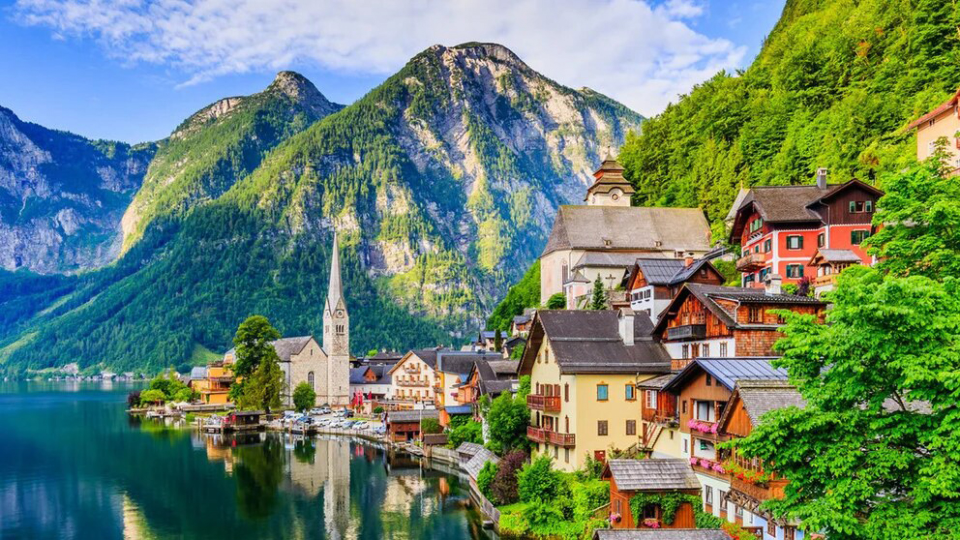
#> input picture simulation/imagenP.jpg, 1920 x 1080 px (shown at 1/2 size)
$ jupyter execute Prd.ipynb   (text cells are left out)
#> lines starting #> are read from the running program, lines starting #| are printed output that depends on the picture; after the words box and inside, x2 and y2 are one past the last pixel; in counts of white or black regions, pixels touching at a corner belong together; pictures that were not available may be replaced by others from this repository, and a replacement may not be noted
[cell 1]
import cv2
import matplotlib.pyplot as plt

img_bgr = cv2.imread('imagenP.jpg')
#> img_bgr is the input picture: shape (1080, 1920, 3); mean B, G, R 110.3, 130.4, 106.3

img_rgb = cv2.cvtColor(img_bgr, cv2.COLOR_BGR2RGB)
recorte_bgr = img_bgr[400:730, 600:800]
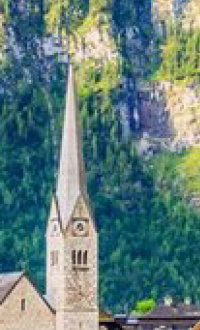
#> recorte_bgr: shape (330, 200, 3); mean B, G, R 122.7, 125.4, 96.7
recorte_rgb = cv2.cvtColor(recorte_bgr, cv2.COLOR_RGB2BGR)
cv2.imwrite('ImagenRecortada.jpg', recorte_bgr)

fig, axs = plt.subplots(1, 2, figsize =(19, 9))
axs[0].imshow(img_rgb)
axs[0].set_title('imagen original')
axs[0].axis('on')

axs[1].imshow(recorte_rgb)
axs[1].set_title('imagen recortada')
axs[1].axis('on')

plt.tight_layout()
plt.show()

[cell 2]
import cv2
import numpy as np
import matplotlib.pyplot as plt
gradiente = np.tile(np.arange(256, dtype=np.uint8).reshape(256, 1), (1, 256))

degradado_bgr = cv2.applyColorMap(gradiente, cv2.COLORMAP_VIRIDIS)
degradado_rgb = cv2.cvtColor(degradado_bgr, cv2.COLOR_BGR2RGB)
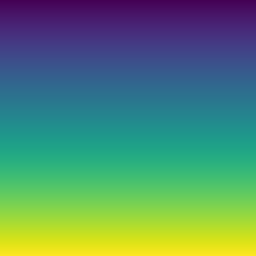
#> degradado_rgb: shape (256, 256, 3); mean R, G, B 83.4, 137.2, 109.8

cv2.imwrite('degradado_lineal.png', degradado_bgr)

plt.imshow(degradado_rgb)
plt.title('Degradado Lineal')
plt.axis('on')
plt.show()

[cell 3]
import numpy as np
import matplotlib.pyplot as plt
import cv2

tam = 100
filas = 8
cols = 8

tablero = np.zeros((filas * tam, cols * tam), dtype=np.uint8)

for f in range(filas):
    for c in range(cols):
        y = f * tam
        x = c * tam
        if (f + c) % 2 == 0:
            tablero[y:y+tam, x:x+tam] = 255
        else:
            tablero[y:y+tam, x:x+tam] = 0

cv2.imwrite('tablero_ajedrez.png', tablero)
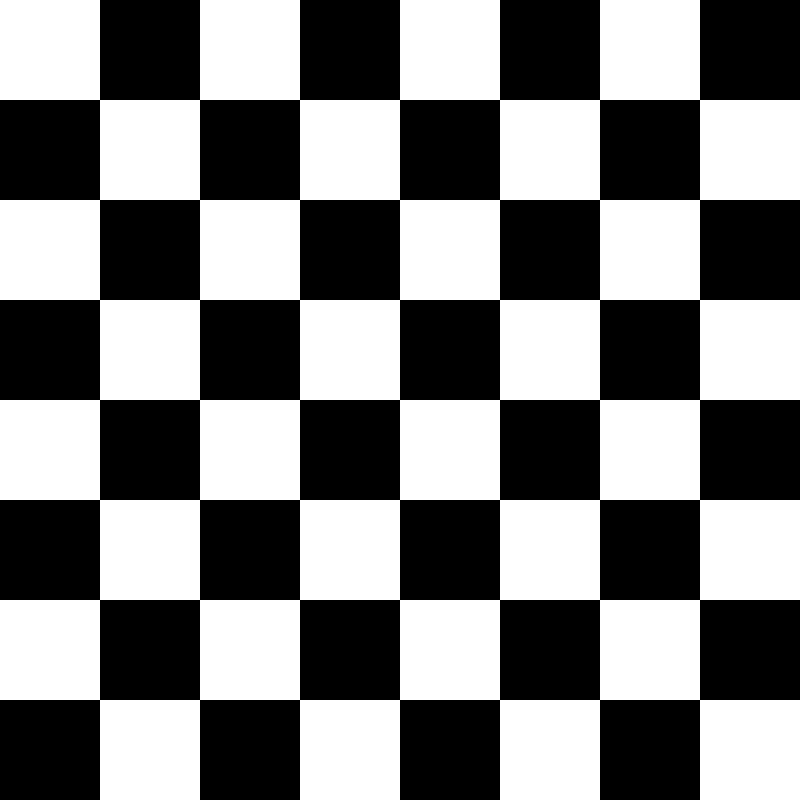
#> saved as tablero_ajedrez.png: shape (800, 800); 50% white; 1 white region, box (x1, y1, x2, y2) and area: (0, 0, 800, 800) 320000

plt.imshow(tablero, cmap='gray')
plt.title('Tablero de Ajedrez')
plt.show()

[cell 4]
import cv2
import numpy as np
import matplotlib.pyplot as plt

imagen = cv2.imread('degradado_lineal.png')
img_gray = cv2.cvtColor(imagen, cv2.COLOR_BGR2GRAY)

def posterizar(imagen, niveles):
#> called with niveles = 3
    factor_escala = 255 / niveles
    img_pos = np.round(imagen / factor_escala) * factor_escala
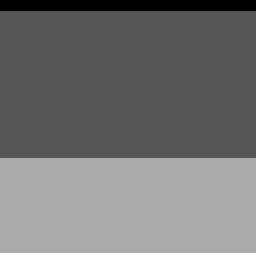
#> img_pos: shape (256, 256) float64; min 0, max 255, mean 114.9
    return img_pos.astype(np.uint8)

def solarizar(imagen, umbral):
#> called with umbral = 127
    img_sol = np.where(imagen < umbral, imagen, 255 - imagen)
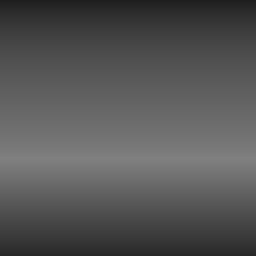
#> img_sol: shape (256, 256); min 30, max 128, mean 85.1
    return img_sol.astype(np.uint8)

img_posterizada = posterizar(img_gray, 3)
img_solarizada  = solarizar(img_gray, 127)

cv2.imwrite('degradado_posterizado.png', img_posterizada)
cv2.imwrite('degradado_solarizado.png',  img_solarizada)

plt.figure(figsize=(15, 5))

plt.subplot(1, 3, 1)
plt.title('Imagen Original')
plt.imshow(cv2.cvtColor(imagen, cv2.COLOR_BGR2RGB))

plt.subplot(1, 3, 2)
plt.title('Imagen Posterizada')
plt.imshow(img_posterizada, cmap='gray')

plt.subplot(1, 3, 3)
plt.title('Imagen Solarizada')
plt.imshow(img_solarizada, cmap='gray')

plt.tight_layout()
plt.savefig('poster_solarizado.png')
plt.show()

paletas = {
    'AUTUMN':  cv2.COLORMAP_AUTUMN,
    'BONE':    cv2.COLORMAP_BONE,
    'JET':     cv2.COLORMAP_JET,
    'WINTER':  cv2.COLORMAP_WINTER,
    'RAINBOW': cv2.COLORMAP_RAINBOW,
    'OCEAN':   cv2.COLORMAP_OCEAN,
    'SUMMER':  cv2.COLORMAP_SUMMER,
    'SPRING':  cv2.COLORMAP_SPRING,
    'COOL':    cv2.COLORMAP_COOL,
    'HSV':     cv2.COLORMAP_HSV,
    'HOT':     cv2.COLORMAP_HOT,
    'VIRIDIS': cv2.COLORMAP_VIRIDIS,
    'PLASMA':  cv2.COLORMAP_PLASMA,
    'INFERNO': cv2.COLORMAP_INFERNO,
    'MAGMA':   cv2.COLORMAP_MAGMA,
}

for nombre, colormap in paletas.items():
    resultado = cv2.applyColorMap(img_gray, colormap)
    cv2.imwrite(f'falso_color_{nombre}.png', resultado)  # solo guarda
#> this loop made 15 passes
#> pass 1, `resultado = cv2.applyColorMap(img_gray, colormap)`:
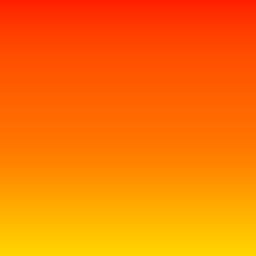
#> resultado: shape (256, 256, 3); mean B, G, R 0, 118, 255

[cell 5]
import cv2
import numpy as np
import matplotlib.pyplot as plt

imagen = cv2.imread('imagen1.jpg')
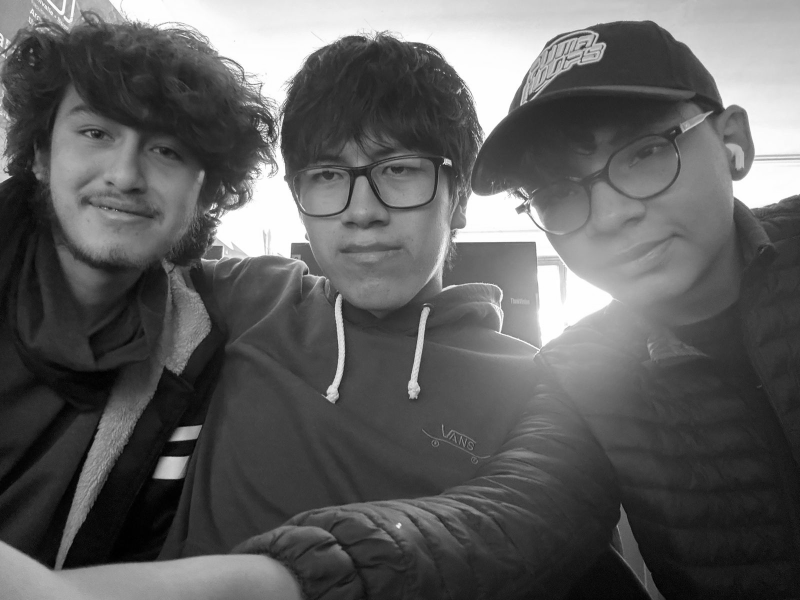
#> input picture Laboratorio/imagen1.jpeg, 1600 x 1200 px, given in place of imagen1.jpg, which was not available (shown at 1/2 size)
#> imagen is the input picture: shape (1200, 1600, 3); min 0, max 255, mean 95
img_gray = cv2.cvtColor(imagen, cv2.COLOR_BGR2GRAY)
#> img_gray: shape (1200, 1600)

alto, ancho = img_gray.shape
#> alto = 1200; ancho = 1600
degradado = np.linspace(1, 0, alto).reshape(alto, 1)
img_degradada = (img_gray * degradado).astype(np.uint8)
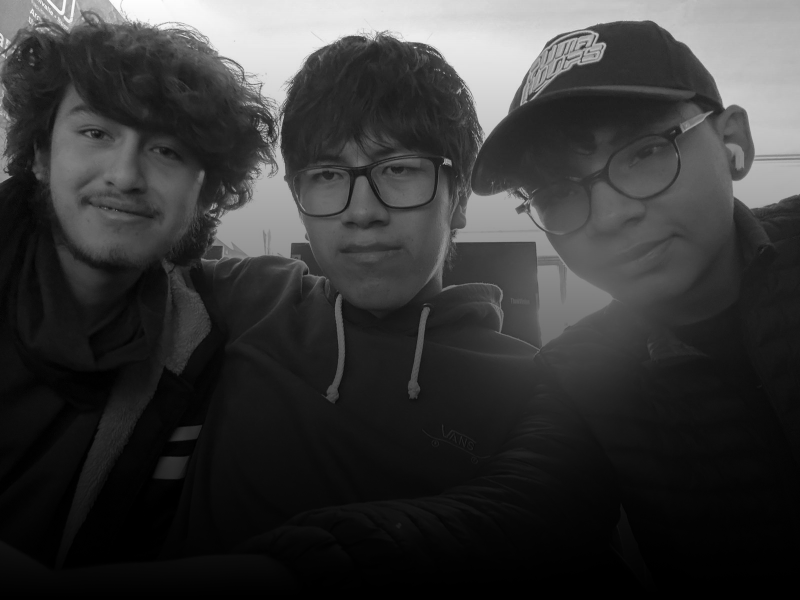
#> img_degradada: shape (1200, 1600) (shown at 1/2 size); min 0, max 255, mean 56

cv2.imwrite('imagen1_degradado.png', img_degradada)

fig, axs = plt.subplots(1, 2, figsize=(14, 6))
axs[0].imshow(img_gray,      cmap='gray'); axs[0].set_title('Imagen Original')
axs[1].imshow(img_degradada, cmap='gray'); axs[1].set_title('Imagen con Degradado Lineal')
plt.tight_layout()
plt.savefig('ejercicio5_resultado.png')
plt.show()

[cell 6]
import numpy as np
import matplotlib.pyplot as plt
import cv2

TAM = 60

A  = [15,  15,  25]
S  = [30,  30,  50]
C  = [80, 120, 200]
G  = [40,  80,  40]
P  = [255, 220, 177]
N  = [20,  20,  20]
R  = [200,  80,  80]
Ca = [70,  45,  20]
Cb = [100, 65,  30]
Bl = [220, 220, 240]
Pe = [180, 120,  60]
Po = [140,  80,  30]
Pc = [255, 200, 150]
Ln = [180, 160, 130]

mapa = [
    [C,  C,  C,  C,  C,  C,  C,  C,  C,  C,  C,  C,  C,  C,  C,  C,  C,  C,  C,  C],
    [C,  C,  C,  C,  C,  C,  C,  C,  C,  C,  C,  C,  C,  C,  C,  C,  C,  C,  C,  C],
    [C,  C,  C,  Ca, Ca, Ca, C,  C,  C,  C,  C,  C,  C,  C,  C,  C,  C,  C,  C,  C],
    [C,  C,  Ca, P,  P,  P,  Ca, C,  C,  C,  C,  C,  C,  C,  C,  C,  C,  C,  C,  C],
    [C,  C,  P,  N,  P,  N,  P,  C,  C,  C,  C,  C,  C,  C,  C,  C,  C,  C,  C,  C],
    [C,  C,  P,  P,  N,  P,  P,  C,  C,  C,  C,  C,  C,  C,  C,  C,  C,  C,  C,  C],
    [C,  C,  P,  R,  R,  R,  P,  C,  C,  C,  C,  C,  C,  C,  C,  C,  C,  C,  C,  C],
    [C,  C,  Bl, Bl, Bl, Bl, Bl, C,  C,  C,  C,  C,  C,  C,  C,  C,  C,  C,  C,  C],
    [C,  Cb, Cb, Bl, Bl, Bl, Cb, Cb, C,  C,  C,  Ln, C,  C,  Pe, Pe, Po, C,  C,  C],
    [C,  Cb, Bl, Bl, Bl, Bl, Bl, Cb, C,  C,  C,  Ln, C,  Po, Pe, Pe, Pe, Po, C,  C],
    [C,  Cb, Bl, Bl, Bl, Bl, Bl, Cb, C,  C,  C,  Ln, C,  Pe, N,  Pc, N,  Pe, C,  C],
    [G,  Cb, Cb, Cb, Cb, Cb, Cb, Cb, C,  C,  C,  Ln, C,  Pe, Pc, Pc, Pc, Pe, C,  C],
    [G,  G,  Cb, Cb, Cb, Cb, Cb, G,  G,  G,  G,  G,  G,  Pe, Pe, Pe, Pe, G,  G,  G],
    [G,  G,  G,  Cb, Cb, Cb, G,  G,  G,  G,  G,  G,  Pe, Pe, Pe, Pe, Pe, G,  G,  G],
    [S,  S,  S,  S,  S,  S,  S,  S,  S,  S,  S,  S,  S,  S,  S,  S,  S,  S,  S,  S],
    [G,  G,  G,  G,  G,  G,  G,  G,  G,  G,  G,  G,  G,  G,  G,  G,  G,  G,  G,  G],
]

filas, cols = len(mapa), len(mapa[0])
imagen = np.zeros((filas * TAM, cols * TAM, 3), dtype=np.uint8)

for f in range(filas):
    for c in range(cols):
        imagen[f*TAM:(f+1)*TAM, c*TAM:(c+1)*TAM] = mapa[f][c]

imagen_suave = cv2.GaussianBlur(imagen, (3, 3), 0)
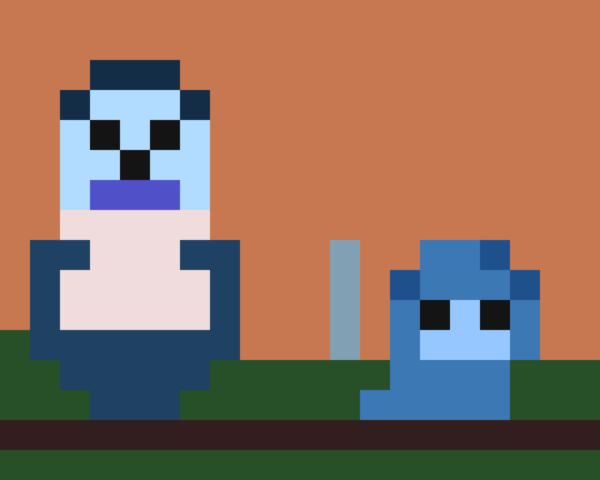
#> imagen_suave: shape (960, 1200, 3) (shown at 1/2 size); mean of channels 0, 1, 2 96.9, 112.3, 140.1; drawn as B, G, R
#> imagen: shape (960, 1200, 3)

img_bgr  = cv2.cvtColor(imagen_suave, cv2.COLOR_RGB2BGR)
#> img_bgr: shape (960, 1200, 3)
img_gray = cv2.cvtColor(img_bgr, cv2.COLOR_BGR2GRAY)
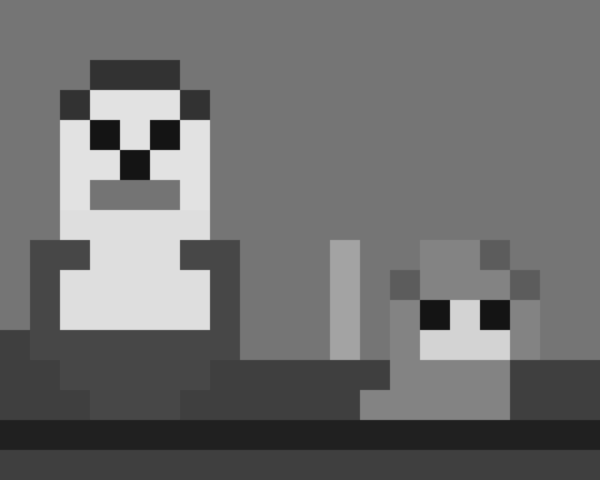
#> img_gray: shape (960, 1200) (shown at 1/2 size); min 20, max 226, mean 110.7

cv2.imwrite('hombre_perro.png', img_bgr)

combinaciones = {
    'BayerBG → BGR': cv2.COLOR_BayerBG2BGR,
    'BayerGB → BGR': cv2.COLOR_BayerGB2BGR,
    'BayerRG → BGR': cv2.COLOR_BayerRG2BGR,
    'BayerGR → BGR': cv2.COLOR_BayerGR2BGR,
}
#> combinaciones = {'BayerBG → BGR': 46, 'BayerGB → BGR': 47, 'BayerRG → BGR': 48, 'BayerGR → BGR': 49}

fig, axs = plt.subplots(1, 5, figsize=(28, 7))
fig.patch.set_facecolor('#0d0d1a')

axs[0].imshow(imagen_suave)
axs[0].set_title('Original\n(My dog and me)', color='white',fontsize=11, fontweight='bold', pad=8)
axs[0].axis('off')

for ax, (nombre, codigo) in zip(axs[1:], combinaciones.items()):
    resultado = cv2.cvtColor(img_gray, codigo)
    cv2.imwrite(f'bayer_{nombre.replace(" ","_").replace("→","to")}.png', resultado)
    ax.imshow(cv2.cvtColor(resultado, cv2.COLOR_BGR2RGB))
    ax.set_title(f'Filtro\n{nombre}', color='white',fontsize=10, fontweight='bold', pad=8)
    ax.axis('off')
    for spine in ax.spines.values():
        spine.set_edgecolor('#4488ff')
        spine.set_linewidth(2)
#> this loop made 4 passes
#> nombre on passes 1 to 4: 'BayerBG → BGR', 'BayerGB → BGR', 'BayerRG → BGR', 'BayerGR → BGR'
#> resultado: shape (960, 1200, 3)

plt.suptitle('Filtro Bayer - Todas las Combinaciones', color='white', fontsize=16, fontweight='bold', y=1.02)
plt.tight_layout(pad=1.5)
plt.savefig('bayer_todas_combinaciones.png', dpi=150, bbox_inches='tight', facecolor='#0d0d1a')
#> figure, not shown here; B, G, R data is drawn as R, G, B
plt.show()
